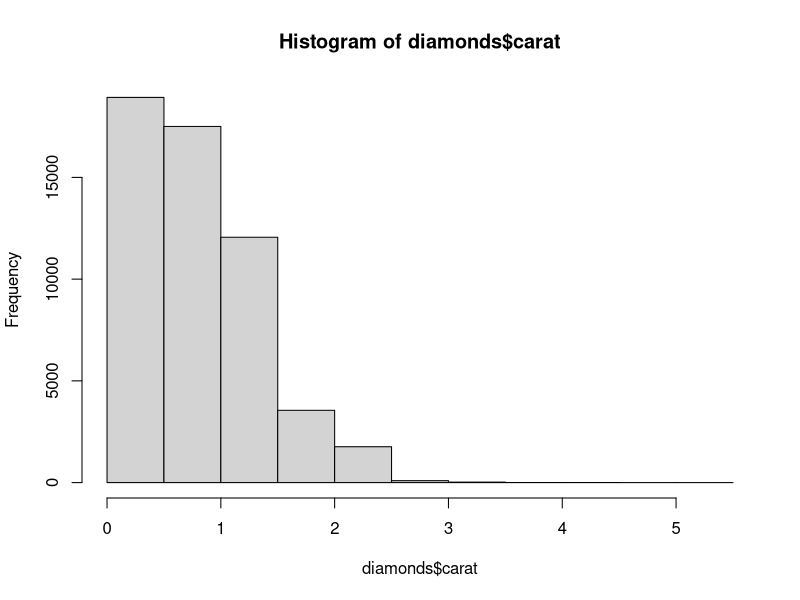
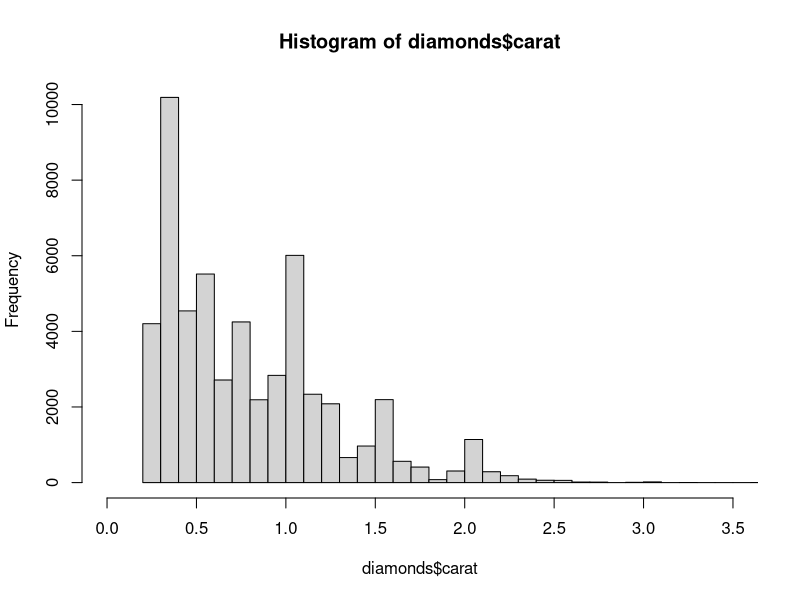
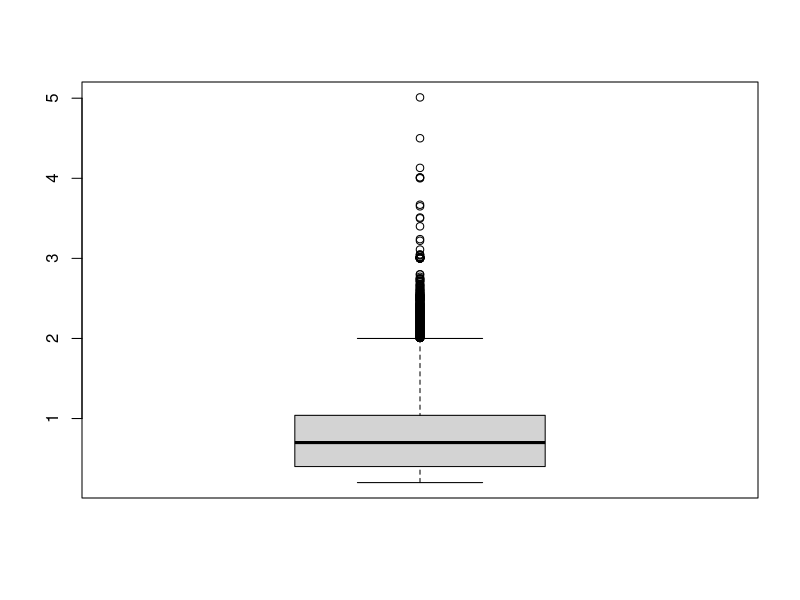
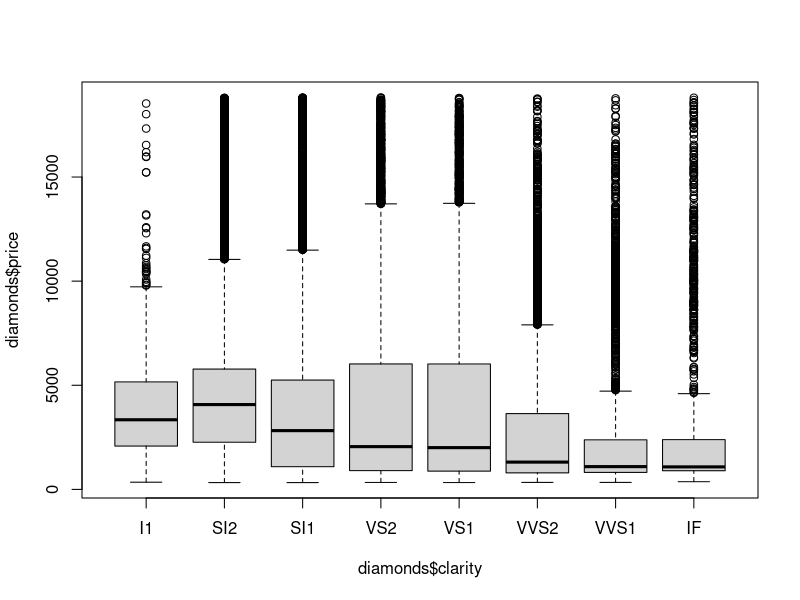
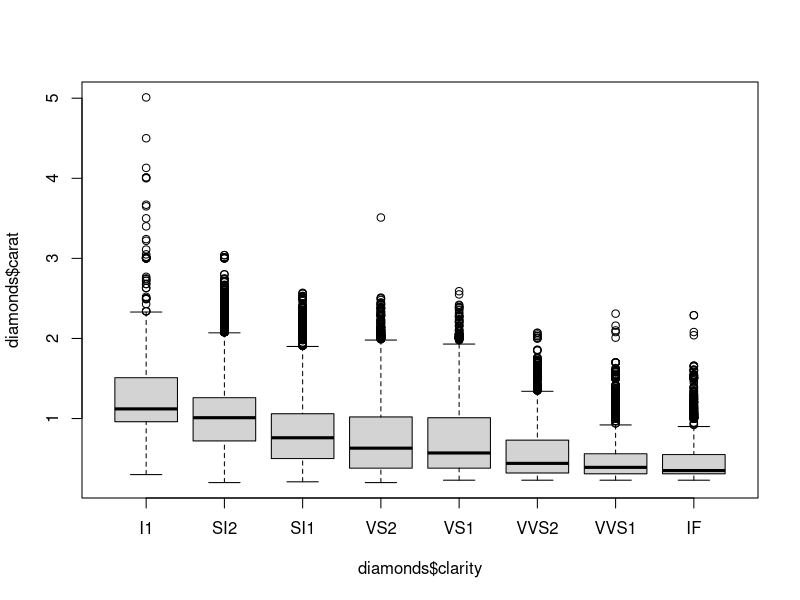
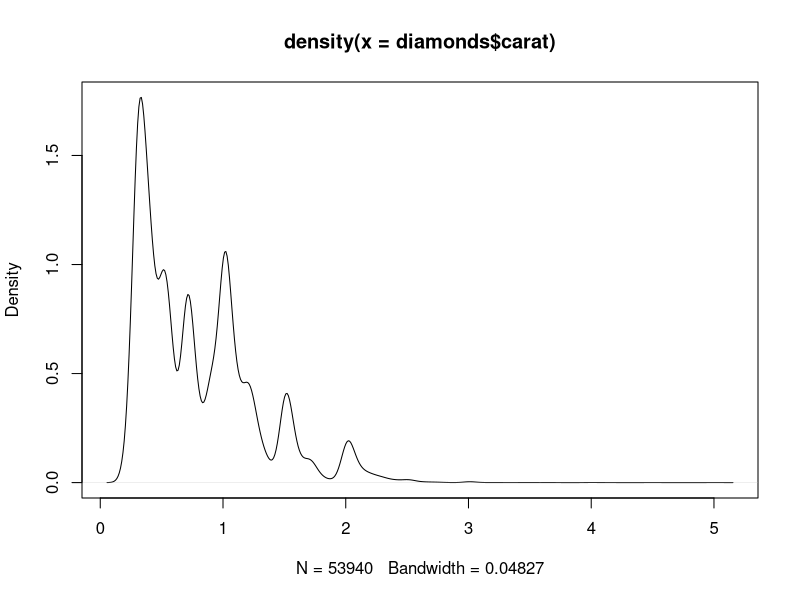
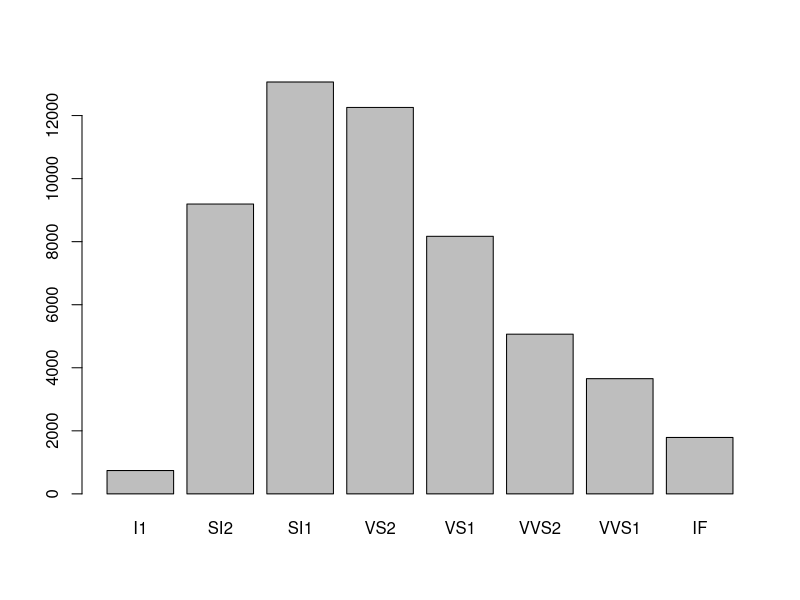
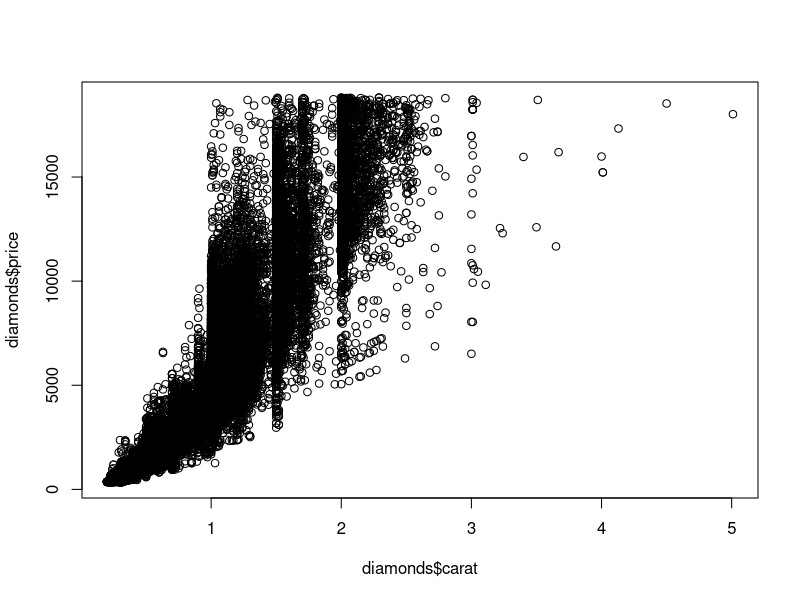

R code for these plots, in order:
 library(ggplot2)
 
 diamonds
 str(diamonds)
 
 ######## Histogram ###########
 ## a histogram is a univariate plot ( a plot that displays one variable)
 ## that groups a numeric variable into bins and displays the number of observations that fall within each bin
 
 hist(diamonds$carat)

 ## 
 hist(diamonds$carat,
      breaks = 50,         # group into 50 bins
      xlim = c(0, 3.5))    # limit x-axis to the range 0-3.5

## limiting the x - axis to 3.5 might have cut some outliers with count so small that they did'nt show up 
 # as bars on our original chart
 # lets check to see if diamonds are larger than 3.5 carats
 
 subset(diamonds, carat > 3.5)

 
 
 ########### Boxplots ####################### 
 #Boxplots are another type of univariate plot for summarizing distributions of numeric data graphically
 
 boxplot(diamonds$carat)
 
 
 ### Make the boxplot of one variable(dependent) based on another variable
 boxplot(diamonds$price ~ diamonds$clarity)     # plot price split on clarity
 # output conveys that low clarity diamonds have higher prices
 
 # compare with other variable/factor
 boxplot(diamonds$carat ~ diamonds$clarity)     # plot carat split on clarity
 # output shows that the prices are high based on carat no matter the clarity of diamonds

  
 ############### Density Plots ###########################
  # a density plot shows the distribution of a numeric variable with a continuous curve
  # it is similar to histogram but without discrete bins
  # it gives better picture of the underlying shape of the distribution
 
 plot(density(diamonds$carat))
 
 
 
################### Barplots #########################
  # barplots are graphs that visually display counts of categorical variable
  # create a barplot by making a table of categorical variable and passing it to the barplot() function
 barplot(table(diamonds$clarity))

 
################## Scatterplots ######################
  # Scatterplots are bivariate ( two variables) plots
  # plots data on x/y plane
 
 plot(diamonds$carat,
      diamonds$price)       # scatterplot of carat and price

 # recreate the plot above, but use the col option with rgb() to set alpha
 plot(diamonds$carat,
      diamonds$price,
      col = rgb(red = 0, green = 0, blue = 0, alpha = 0.1))

 
 ########## Line plots ###############
  # Line plots are charts used to show the change in a numeric variable based on some other ordered variable
  # Line plots are often used to plot time series data to show the evolution of a variable over time
 
 years <- seq(1950, 2015, 1)      # create some dummy data
readings <- (years-1900)  + (runif(66,0,20))

plot(years, readings, type = "l") 


############ Plot parameters #############

 # remake the grouped barplot
barplot(table(diamonds$color, diamonds$clarity),
        legend = levels(diamonds$color),
        beside = T,
        xlab = "Diamond Clarity",
        ylab = "Diamond Counts",
        main = " Diamond Clarity, Grouped by Color",
        col = c("red", "green", "yellow", "blue", "magenta", "pink", "brown") )


 # remake the line plot
plot(years,
     readings,
     type = "l",
     col = "blue",      # color the line blue
     lwd = 2,           # increase the line width      
     main = "Example Time Series Plot")   # add plot title

points(x = years, y = readings,     # draw points at specifies coordinates
       pch = 10)                    # set point symbol

# arbitrary line
abline(a = mean(readings),        # draw a line with y -intercept a
       b = 0,                     # add a slope
       lwd = "3")                   # set line width

text(x = 2010, y = mean(readings)+2,   # add text at specified location
     labels = "Mean Reading")          # text to add

abline(lm(readings~ years),     # create a line based on a linear model
       col = "red",             # add color
       lty = "dashed",          # add line type
       lwd = 2)                 # line width
